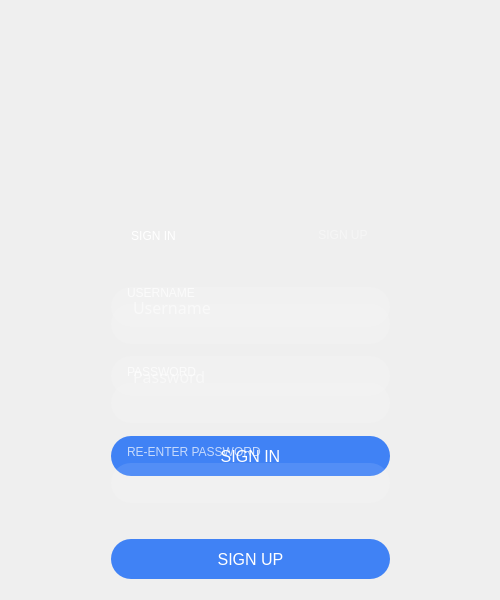
<?xml version="1.0" encoding="UTF-8"?>
<ui version="4.0">
 <class>Login</class>
 <widget class="QWidget" name="Login">
  <property name="geometry">
   <rect>
    <x>0</x>
    <y>0</y>
    <width>500</width>
    <height>600</height>
   </rect>
  </property>
  <property name="windowTitle">
   <string>Login</string>
  </property>
  <property name="autoFillBackground">
   <bool>true</bool>
  </property>
  <property name="styleSheet">
   <string notr="true"/>
  </property>
  <widget class="QLineEdit" name="username">
   <property name="geometry">
    <rect>
     <x>111</x>
     <y>287</y>
     <width>279</width>
     <height>40</height>
    </rect>
   </property>
   <property name="font">
    <font>
     <family>Montserrat</family>
     <pointsize>10</pointsize>
     <weight>50</weight>
     <italic>false</italic>
     <bold>false</bold>
    </font>
   </property>
   <property name="focusPolicy">
    <enum>Qt::StrongFocus</enum>
   </property>
   <property name="autoFillBackground">
    <bool>false</bool>
   </property>
   <property name="styleSheet">
    <string notr="true">#username
{
background-color: rgba(255, 255, 255, 0.1);
border-radius: 20px;
color: white;
font-size: 16px;
padding: 10px 20px;
font: 10pt &quot;Montserrat&quot;;
}

#username:focus
{
	border: none;
	border: 2px solid #ffffff;
}

</string>
   </property>
   <property name="placeholderText">
    <string>Username</string>
   </property>
  </widget>
  <widget class="QLabel" name="background">
   <property name="geometry">
    <rect>
     <x>0</x>
     <y>0</y>
     <width>500</width>
     <height>600</height>
    </rect>
   </property>
   <property name="text">
    <string/>
   </property>
   <property name="pixmap">
    <pixmap resource="../resources/resources.qrc">:/Login/Images/Login/Background.png</pixmap>
   </property>
  </widget>
  <widget class="QLineEdit" name="password">
   <property name="geometry">
    <rect>
     <x>111</x>
     <y>356</y>
     <width>279</width>
     <height>40</height>
    </rect>
   </property>
   <property name="font">
    <font>
     <family>Montserrat</family>
     <pointsize>10</pointsize>
     <weight>50</weight>
     <italic>false</italic>
     <bold>false</bold>
    </font>
   </property>
   <property name="autoFillBackground">
    <bool>false</bool>
   </property>
   <property name="styleSheet">
    <string notr="true">#password
{
background-color: rgba(255, 255, 255, 0.1);
border-radius: 20px;
color: white;
font-size: 16px;
padding: 10px 20px;
font: 10pt &quot;Montserrat&quot;;
}

#password:focus
{
	border: 2px solid #ffffff;
}

</string>
   </property>
   <property name="placeholderText">
    <string>Password</string>
   </property>
  </widget>
  <widget class="QPushButton" name="loginButton">
   <property name="geometry">
    <rect>
     <x>111</x>
     <y>436</y>
     <width>279</width>
     <height>40</height>
    </rect>
   </property>
   <property name="cursor">
    <cursorShape>PointingHandCursor</cursorShape>
   </property>
   <property name="styleSheet">
    <string notr="true">#loginButton
{
	background-color: #4082f5;
	border-radius: 20px;
	color: white;
	font-size: 16px;
	font: 12pt &quot;Montserrat&quot;;
}

#loginButton:hover
{
	background-color: #5a96ff;
}

#loginButton:pressed
{
	border: 2px solid #ffffff;
}</string>
   </property>
   <property name="text">
    <string>SIGN IN</string>
   </property>
  </widget>
  <widget class="QPushButton" name="pushButton">
   <property name="geometry">
    <rect>
     <x>354</x>
     <y>364</y>
     <width>24</width>
     <height>24</height>
    </rect>
   </property>
   <property name="cursor">
    <cursorShape>PointingHandCursor</cursorShape>
   </property>
   <property name="styleSheet">
    <string notr="true">#pushButton
{
 	background-color: transparent;
	border-image: url(:/Login/Images/Login/hide.png);
	background: none;
	border: none;
	background-repeat: none;
}

#pushButton:pressed
{
	border-image: url(:/Login/Images/Login/view.png);
}</string>
   </property>
   <property name="text">
    <string/>
   </property>
  </widget>
  <widget class="QLabel" name="errorUsername">
   <property name="geometry">
    <rect>
     <x>0</x>
     <y>329</y>
     <width>500</width>
     <height>20</height>
    </rect>
   </property>
   <property name="styleSheet">
    <string notr="true">color: #f44336;
font: 12pt &quot;Montserrat&quot;;
qproperty-alignment: AlignCenter;</string>
   </property>
   <property name="text">
    <string/>
   </property>
  </widget>
  <widget class="QLabel" name="errorPassword">
   <property name="geometry">
    <rect>
     <x>0</x>
     <y>398</y>
     <width>500</width>
     <height>20</height>
    </rect>
   </property>
   <property name="styleSheet">
    <string notr="true">color: #f44336;
font: 12pt &quot;Montserrat&quot;;
qproperty-alignment: AlignCenter;</string>
   </property>
   <property name="text">
    <string/>
   </property>
  </widget>
  <widget class="QPushButton" name="signIn">
   <property name="geometry">
    <rect>
     <x>103</x>
     <y>223</y>
     <width>101</width>
     <height>25</height>
    </rect>
   </property>
   <property name="styleSheet">
    <string notr="true">#signIn
{
 	background-color: transparent;
	background: none;
	border: none;
	background-repeat: none;
	color: white;
	font: 16pt &quot;Montserrat&quot;;
}

#signIn:hover
{
	color: rgba(255, 255, 255, 1);
}</string>
   </property>
   <property name="text">
    <string>SIGN IN</string>
   </property>
  </widget>
  <widget class="QPushButton" name="signOut">
   <property name="geometry">
    <rect>
     <x>296</x>
     <y>223</y>
     <width>94</width>
     <height>23</height>
    </rect>
   </property>
   <property name="styleSheet">
    <string notr="true">#signOut
{
 	background-color: transparent;
	background: none;
	border: none;
	background-repeat: none;
	color: rgba(255, 255, 255, 0.4);
	font: 16pt &quot;Montserrat&quot;;
}

#signOut:hover
{
	color: rgba(255, 255, 255, 1);
}</string>
   </property>
   <property name="text">
    <string>SIGN UP</string>
   </property>
  </widget>
  <widget class="QLabel" name="underline">
   <property name="geometry">
    <rect>
     <x>112</x>
     <y>250</y>
     <width>82</width>
     <height>3</height>
    </rect>
   </property>
   <property name="text">
    <string/>
   </property>
   <property name="pixmap">
    <pixmap resource="../resources/resources.qrc">:/Login/Images/Login/underline.png</pixmap>
   </property>
  </widget>
  <widget class="QLabel" name="underline2">
   <property name="geometry">
    <rect>
     <x>299</x>
     <y>250</y>
     <width>88</width>
     <height>3</height>
    </rect>
   </property>
   <property name="text">
    <string/>
   </property>
   <property name="pixmap">
    <pixmap resource="../resources/resources.qrc">:/Login/Images/Login/underline2.png</pixmap>
   </property>
  </widget>
  <widget class="QLineEdit" name="username_2">
   <property name="geometry">
    <rect>
     <x>111</x>
     <y>304</y>
     <width>279</width>
     <height>40</height>
    </rect>
   </property>
   <property name="font">
    <font>
     <family>Montserrat</family>
     <pointsize>10</pointsize>
     <weight>50</weight>
     <italic>false</italic>
     <bold>false</bold>
    </font>
   </property>
   <property name="autoFillBackground">
    <bool>false</bool>
   </property>
   <property name="styleSheet">
    <string notr="true">#username_2
{
background-color: rgba(255, 255, 255, 0.1);
border-radius: 20px;
color: white;
font-size: 16px;
padding: 10px 20px;
font: 10pt &quot;Montserrat&quot;;
}

#username_2:focus
{
	border: 2px solid #ffffff;
}

</string>
   </property>
   <property name="placeholderText">
    <string/>
   </property>
  </widget>
  <widget class="QLabel" name="usernameLabel">
   <property name="geometry">
    <rect>
     <x>127</x>
     <y>285</y>
     <width>80</width>
     <height>16</height>
    </rect>
   </property>
   <property name="styleSheet">
    <string notr="true">font: 10pt &quot;Montserrat&quot;;
color: rgba(255, 255, 255, 0.7);</string>
   </property>
   <property name="text">
    <string>USERNAME</string>
   </property>
  </widget>
  <widget class="QLineEdit" name="password_2">
   <property name="geometry">
    <rect>
     <x>111</x>
     <y>383</y>
     <width>279</width>
     <height>40</height>
    </rect>
   </property>
   <property name="font">
    <font>
     <family>Montserrat</family>
     <pointsize>10</pointsize>
     <weight>50</weight>
     <italic>false</italic>
     <bold>false</bold>
    </font>
   </property>
   <property name="autoFillBackground">
    <bool>false</bool>
   </property>
   <property name="styleSheet">
    <string notr="true">#password_2
{
background-color: rgba(255, 255, 255, 0.1);
border-radius: 20px;
color: white;
font-size: 16px;
padding: 10px 20px;
font: 10pt &quot;Montserrat&quot;;
}

#password_2:focus
{
	border: 2px solid #ffffff;
}

</string>
   </property>
   <property name="placeholderText">
    <string/>
   </property>
  </widget>
  <widget class="QLabel" name="passwordLabel">
   <property name="geometry">
    <rect>
     <x>127</x>
     <y>364</y>
     <width>80</width>
     <height>16</height>
    </rect>
   </property>
   <property name="styleSheet">
    <string notr="true">font: 10pt &quot;Montserrat&quot;;
color: rgba(255, 255, 255, 0.7);</string>
   </property>
   <property name="text">
    <string>PASSWORD</string>
   </property>
  </widget>
  <widget class="QLineEdit" name="retype_password">
   <property name="geometry">
    <rect>
     <x>111</x>
     <y>463</y>
     <width>279</width>
     <height>40</height>
    </rect>
   </property>
   <property name="font">
    <font>
     <family>Montserrat</family>
     <pointsize>10</pointsize>
     <weight>50</weight>
     <italic>false</italic>
     <bold>false</bold>
    </font>
   </property>
   <property name="autoFillBackground">
    <bool>false</bool>
   </property>
   <property name="styleSheet">
    <string notr="true">#retype_password
{
background-color: rgba(255, 255, 255, 0.1);
border-radius: 20px;
color: white;
font-size: 16px;
padding: 10px 20px;
font: 10pt &quot;Montserrat&quot;;
}

#retype_password:focus
{
	border: 2px solid #ffffff;
}

</string>
   </property>
   <property name="placeholderText">
    <string/>
   </property>
  </widget>
  <widget class="QLabel" name="retypeLabel">
   <property name="geometry">
    <rect>
     <x>127</x>
     <y>444</y>
     <width>161</width>
     <height>16</height>
    </rect>
   </property>
   <property name="styleSheet">
    <string notr="true">font: 10pt &quot;Montserrat&quot;;
color: rgba(255, 255, 255, 0.7);</string>
   </property>
   <property name="text">
    <string>RE-ENTER PASSWORD</string>
   </property>
  </widget>
  <widget class="QPushButton" name="registerButton">
   <property name="geometry">
    <rect>
     <x>111</x>
     <y>539</y>
     <width>279</width>
     <height>40</height>
    </rect>
   </property>
   <property name="cursor">
    <cursorShape>PointingHandCursor</cursorShape>
   </property>
   <property name="styleSheet">
    <string notr="true">#registerButton
{
	background-color: #4082f5;
	border-radius: 20px;
	color: white;
	font-size: 16px;
	font: 12pt &quot;Montserrat&quot;;
}

#registerButton:hover
{
	background-color: #5a96ff;
}

#registerButton:pressed
{
	border: 2px solid #ffffff;
}</string>
   </property>
   <property name="text">
    <string>SIGN UP</string>
   </property>
  </widget>
  <widget class="QLabel" name="label">
   <property name="geometry">
    <rect>
     <x>70</x>
     <y>40</y>
     <width>361</width>
     <height>141</height>
    </rect>
   </property>
   <property name="text">
    <string/>
   </property>
   <property name="pixmap">
    <pixmap resource="../resources/resources.qrc">:/Login/Images/Login/Image-1.png</pixmap>
   </property>
   <property name="scaledContents">
    <bool>false</bool>
   </property>
  </widget>
  <widget class="QLabel" name="wrongUsername">
   <property name="geometry">
    <rect>
     <x>393</x>
     <y>313</y>
     <width>20</width>
     <height>20</height>
    </rect>
   </property>
   <property name="text">
    <string/>
   </property>
   <property name="pixmap">
    <pixmap resource="../resources/resources.qrc">:/Login/Images/Login/error.png</pixmap>
   </property>
   <property name="scaledContents">
    <bool>false</bool>
   </property>
  </widget>
  <widget class="QLabel" name="wrongPassword">
   <property name="geometry">
    <rect>
     <x>393</x>
     <y>394</y>
     <width>20</width>
     <height>20</height>
    </rect>
   </property>
   <property name="text">
    <string/>
   </property>
   <property name="pixmap">
    <pixmap resource="../resources/resources.qrc">:/Login/Images/Login/error.png</pixmap>
   </property>
   <property name="scaledContents">
    <bool>false</bool>
   </property>
  </widget>
  <widget class="QLabel" name="wrongPassword_2">
   <property name="geometry">
    <rect>
     <x>393</x>
     <y>473</y>
     <width>20</width>
     <height>20</height>
    </rect>
   </property>
   <property name="text">
    <string/>
   </property>
   <property name="pixmap">
    <pixmap resource="../resources/resources.qrc">:/Login/Images/Login/error.png</pixmap>
   </property>
   <property name="scaledContents">
    <bool>false</bool>
   </property>
  </widget>
  <widget class="QLabel" name="validUsername">
   <property name="geometry">
    <rect>
     <x>393</x>
     <y>313</y>
     <width>20</width>
     <height>20</height>
    </rect>
   </property>
   <property name="text">
    <string/>
   </property>
   <property name="pixmap">
    <pixmap resource="../resources/resources.qrc">:/Login/Images/Login/success.png</pixmap>
   </property>
   <property name="scaledContents">
    <bool>false</bool>
   </property>
  </widget>
  <widget class="QLabel" name="validPassword">
   <property name="geometry">
    <rect>
     <x>393</x>
     <y>394</y>
     <width>20</width>
     <height>20</height>
    </rect>
   </property>
   <property name="text">
    <string/>
   </property>
   <property name="pixmap">
    <pixmap resource="../resources/resources.qrc">:/Login/Images/Login/success.png</pixmap>
   </property>
   <property name="scaledContents">
    <bool>false</bool>
   </property>
  </widget>
  <widget class="QLabel" name="validPassword_2">
   <property name="geometry">
    <rect>
     <x>393</x>
     <y>473</y>
     <width>20</width>
     <height>20</height>
    </rect>
   </property>
   <property name="text">
    <string/>
   </property>
   <property name="pixmap">
    <pixmap resource="../resources/resources.qrc">:/Login/Images/Login/success.png</pixmap>
   </property>
   <property name="scaledContents">
    <bool>false</bool>
   </property>
  </widget>
  <zorder>background</zorder>
  <zorder>username</zorder>
  <zorder>password</zorder>
  <zorder>loginButton</zorder>
  <zorder>pushButton</zorder>
  <zorder>errorUsername</zorder>
  <zorder>errorPassword</zorder>
  <zorder>signIn</zorder>
  <zorder>signOut</zorder>
  <zorder>underline</zorder>
  <zorder>underline2</zorder>
  <zorder>username_2</zorder>
  <zorder>usernameLabel</zorder>
  <zorder>password_2</zorder>
  <zorder>passwordLabel</zorder>
  <zorder>retype_password</zorder>
  <zorder>retypeLabel</zorder>
  <zorder>registerButton</zorder>
  <zorder>label</zorder>
  <zorder>wrongUsername</zorder>
  <zorder>wrongPassword</zorder>
  <zorder>wrongPassword_2</zorder>
  <zorder>validUsername</zorder>
  <zorder>validPassword</zorder>
  <zorder>validPassword_2</zorder>
 </widget>
 <resources>
  <include location="../resources/resources.qrc"/>
 </resources>
 <connections/>
</ui>
